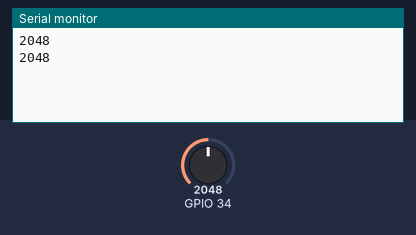
The sketch below on a simulated ESP32. Parts: the last lines printed to the serial monitor. Inputs (shaded band) come from the test bench; at power-on: GPIO 34 = 2048.

Above: at 1.8 s.
1.9 s: GPIO 34 set to 2866
At 2.5 s:
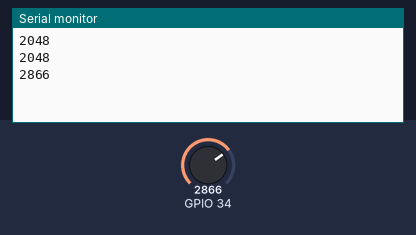
3.4 s: GPIO 34 set to 3603
At 4.8 s:
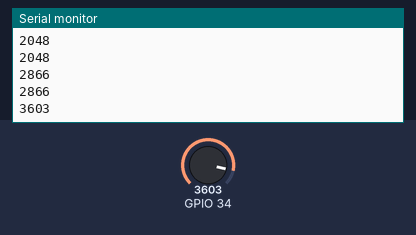
Timing chart, 0 to 6.4 s (numbered marks = the images above; inputs shaded):
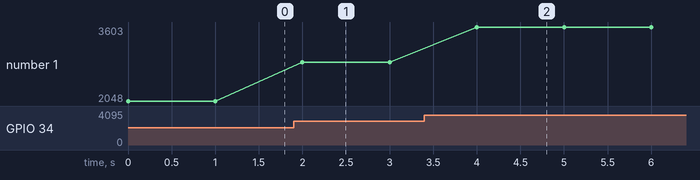

Measured:
- after the input at 1.9 s, the serial monitor: prints a new line after 0.10 s (image 1)
- after the input at 3.4 s, the serial monitor: prints a new line after 0.60 s (image 2)
- plotted number 1: 2048 → 2866 after the input at 1.9 s, 2866 → 3603 after the input at 3.4 s

The sketch:

code_test_soil.ino
```cpp
void setup() {
  Serial.begin(115200);
  pinMode(34, INPUT);
}

void loop() {
  int soilMoistureValue = analogRead(34);
  Serial.println(soilMoistureValue);
  delay(1000);
}
// send the values to me ^-^
```
